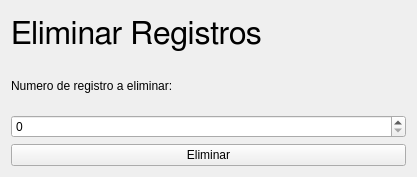
<?xml version="1.0" encoding="UTF-8"?>
<ui version="4.0">
 <class>deleteRecordWindow</class>
 <widget class="QWidget" name="deleteRecordWindow">
  <property name="geometry">
   <rect>
    <x>0</x>
    <y>0</y>
    <width>417</width>
    <height>177</height>
   </rect>
  </property>
  <property name="windowTitle">
   <string>Form</string>
  </property>
  <layout class="QVBoxLayout" name="verticalLayout">
   <item>
    <widget class="QLabel" name="label_2">
     <property name="font">
      <font>
       <family>FreeSans</family>
       <pointsize>24</pointsize>
       <weight>50</weight>
       <bold>false</bold>
      </font>
     </property>
     <property name="text">
      <string>Eliminar Registros</string>
     </property>
    </widget>
   </item>
   <item>
    <widget class="QLabel" name="label">
     <property name="text">
      <string>Numero de registro a eliminar:</string>
     </property>
    </widget>
   </item>
   <item>
    <widget class="QSpinBox" name="spinBox"/>
   </item>
   <item>
    <widget class="QPushButton" name="pushButton">
     <property name="text">
      <string>Eliminar</string>
     </property>
    </widget>
   </item>
  </layout>
 </widget>
 <resources/>
 <connections/>
</ui>
